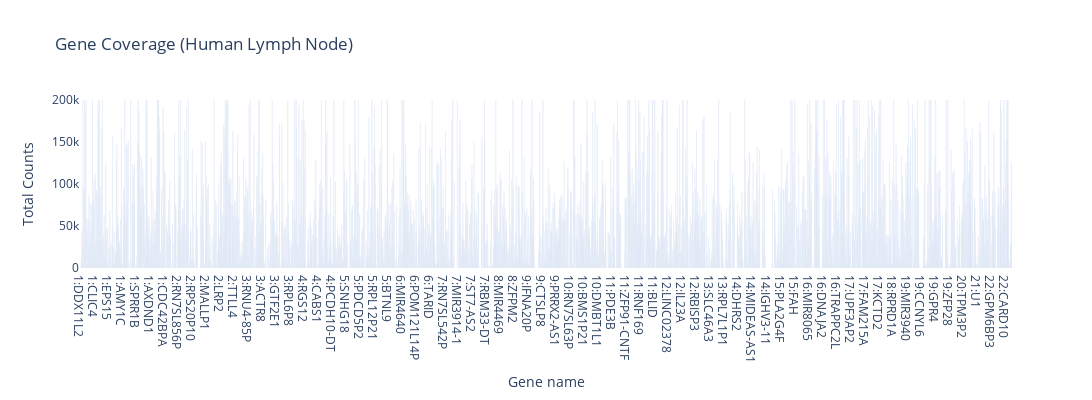

The notebook cell saved with this chart:
### Code cell
genes_path = os.path.expanduser("~/SSS_mount/insituCNV/InSituCNV/Ensmbl_BioMart_gene_info.txt")
gene_data = pd.read_csv(genes_path, sep=',', header=0, names=['Gene ID', 'Chromosome', 'Start', 'End', 'Gene name'])

gene_data_sorted = gene_data.sort_values(by=['Chromosome', 'Start'])

# Initialize an empty matrix with zeros
matrix = pd.DataFrame(0, index=gene_data_sorted['Gene ID'], columns=['Human Lymph Node'])

# Assuming you have already loaded or created the adata object and it has attributes var.total_counts and var.gene_ids

# Convert the adata.var to a DataFrame for easier manipulation
var_data = pd.DataFrame({
    'Gene ID': adata.var['gene_ids'],
    'Total Counts': adata.var['total_counts']
})

# Merge the gene_data_sorted with var_data to add the total counts
merged_data = gene_data_sorted.merge(var_data, on='Gene ID', how='left')

merged_data.index = merged_data['Gene ID']

# Fill the matrix with the total counts for the corresponding gene IDs
matrix.loc[merged_data['Gene ID'], 'Human Lymph Node'] = merged_data['Total Counts']

# Plot the gene coverage
import plotly.express as px
import plotly.io as pio

gene_data_sorted['chrom_gene'] = gene_data_sorted['Chromosome'].astype(str) + ':' + gene_data_sorted['Gene name']

# Create a Plotly bar plot
fig = px.bar(
    matrix_sorted, 
    x=gene_data_sorted.chrom_gene, 
    y='Human Lymph Node', 
    title='Gene Coverage (Human Lymph Node)',
    labels={'x': 'Gene name', 'Human Lymph Node': 'Total Counts'},
    color_discrete_sequence=['blue']
    # color = 'b'
)

# Update layout for better visualization
fig.update_layout(
    # xaxis={'visible': False},  # Hide x-axis labels
    yaxis_range=[0, 200000],  # Set y-axis limit
    width=1200,  # Set plot width
    height=400,  # Set plot height
    plot_bgcolor='white', 
    paper_bgcolor='white'

)

# Save as HTML
# pio.write_html(fig, file='gene_coverage_plot.html', auto_open=True)

### Figure 1 — Plotly figure (JSON) as saved in the notebook; plotly's stock layout.template omitted (floating-point values rounded to 4 significant figures; data arrays with more than 128 entries replaced by an {"elided": "..."} marker saying what was removed)
{"data": [{"alignmentgroup": "True", "hovertemplate": "Gene name=%{x}<br>Total Counts=%{y}<extra></extra>", "legendgroup": "", "marker": {"color": "blue", "pattern": {"shape": ""}}, "name": "", "offsetgroup": "", "orientation": "v", "showlegend": false, "textposition": "auto", "type": "bar", "x": {"elided": "59950 str values"}, "xaxis": "x", "y": {"elided": "59950 int values"}, "yaxis": "y"}], "layout": {"barmode": "relative", "height": 400, "legend": {"tracegroupgap": 0}, "paper_bgcolor": "white", "plot_bgcolor": "white", "title": {"text": "Gene Coverage (Human Lymph Node)"}, "width": 1200, "xaxis": {"anchor": "y", "autorange": true, "domain": [0, 1], "range": [-0.5, 38850.0], "title": {"text": "Gene name"}, "type": "category"}, "yaxis": {"anchor": "x", "domain": [0, 1], "range": [0, 200000], "title": {"text": "Total Counts"}, "type": "linear"}}}
